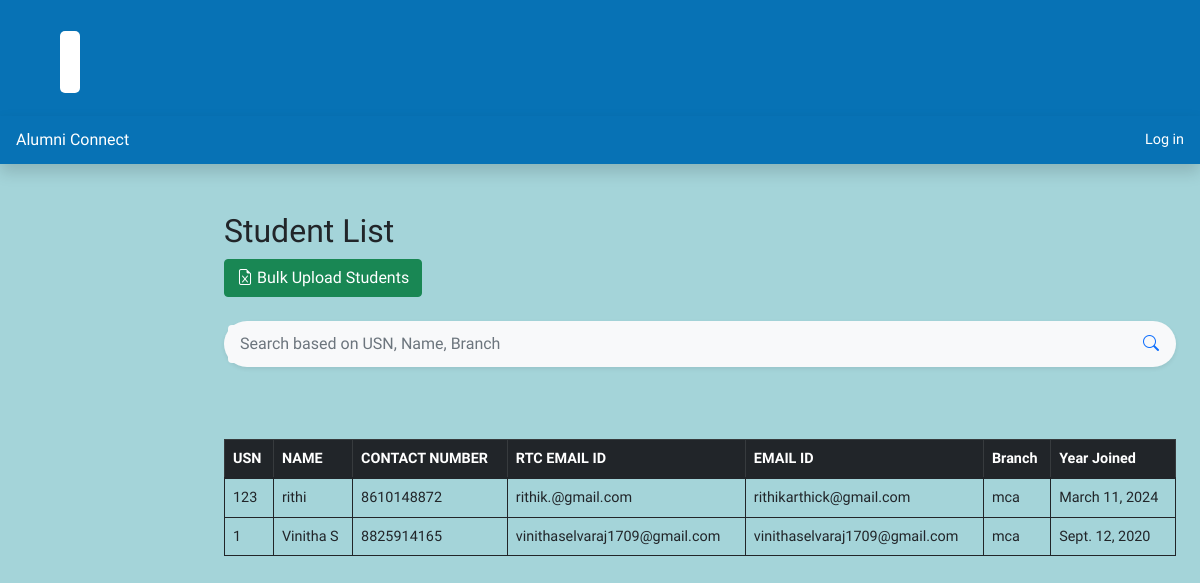
The page /students/ on the database its author committed.
### student/models.py (models this page shows)
class Student(models.Model):
    class Meta:
        db_table = 'students'
    usn = models.CharField(max_length=10)
    user = models.OneToOneField(User, on_delete = models.CASCADE)
    name = models.CharField(max_length=50,validators=[RegexValidator('[+-/%@$^&*()!:;]',inverse_match=True)])
    phone = models.CharField(max_length=10)
    email = models.CharField(max_length=100, unique = True)
    rv_email = models.CharField(max_length=100, unique = True)
    branch = models.CharField(max_length=50)
    year_joined = models.DateField()

### student/views.py (the view)
# urls.py: path('', views.StudentListView, name='list_student'),
def StudentListView(request):
    upload_summary = request.session.pop('upload_summary', None)
    if 'q' in request.GET:
        q=request.GET['q']
        multiple_q=Q(Q(usn__icontains=q)|Q(name__icontains=q)|Q(branch__icontains=q))
        data=Student.objects.filter(multiple_q).order_by('-usn')
    else:
        data=Student.objects.all().order_by('-usn')
    context = {
        'students': data,
        'upload_summary': upload_summary
    }
    return render(request,"student/list.html",context)

### student/templates/student/list.html (shortened to what this page needs)
{% extends "base.html" %}
{% block content %}
<main class="col-md-9 ms-sm-auto col-lg-10 px-md-4">
  <h1 class="mt-5 h2">Student List</h1>
  <div class="mb-4">
    <button type="button" class="btn btn-success" data-bs-toggle="modal" data-bs-target="#bulkUploadModalList">
      <i class="bi bi-file-earmark-excel"></i> Bulk Upload Students
    </button>
  </div>
  <form action="">
    <div class="p-1 bg-light rounded rounded-pill shadow-sm mb-4">
      <div class="input-group">
        <input type="search" name="q" placeholder="Search based on USN, Name, Branch" aria-describedby="button-addon1" class="form-control border-0 bg-light">
        <div class="input-group-append">
          <button id="button-addon1" type="submit" class="btn btn-link text-primary"><i class="bi bi-search"></i></button>
        </div>
      </div>
    </div>
  </form>
  <div class="mt-5">
    <div class="table-responsive">
      <table class="mt-4 table table-bordered border-dark">
        <thead class="table-dark">
          <tr>
            <th scope="col">USN</th>
            <th scope="col">NAME</th>
            <th scope="col">CONTACT NUMBER</th>
            <th scope="col">RTC EMAIL ID</th>
            <th scope="col">EMAIL ID</th>
            <th scope="col">Branch</th>
            <th scope="col">Year Joined</th>
          </tr>
        </thead>
        <tbody>
          {% for item in students %}
          <tr>
            <td>{{item.usn}}</td>
            <td>{{item.name}}</td>
            <td>{{item.phone}}</td>
            <td>{{item.rv_email}}</td>
            <td>{{item.email}}</td>
            <td>{{item.branch}}</td>
            <td>{{item.year_joined}}</td>
          </tr>
          {% empty %}
          <tr>
            <td colspan="{% if perms.auth.is_admin %}9{% else %}7{% endif %}" class="text-center">No students found</td>
          </tr>
          {% endfor %}
        </tbody>
      </table>
    </div>
  </div>
</main>
{% endblock %}

### templates/base.html (shortened to what this page needs)
<!DOCTYPE html>
<html lang="en">
<head>
    {% include 'styles.html' %}
    <link rel="stylesheet" href="https://cdn.jsdelivr.net/npm/bootstrap-icons@1.7.2/font/bootstrap-icons.css">
</head>
<body style="background-image: url('https://encrypted-tbn0.gstatic.com/images?q=tbn:ANd9GcT_29Bc4_Br_L-YMg3EzgebvZsuxY8Dad6ALQ&usqp=CAU'); background-repeat: no-repeat;
background-attachment: fixed;
background-size: cover;">
    {% include 'rvheader.html' %}
    <header class="navbar navbar-dark sticky-top flex-md-nowrap p-0 shadow" style="background-color: #0772b5;">
        <a class="navbar-brand col-md-3 col-lg-2 me-0 px-3" href="{% url 'home' %}">Alumni Connect</a>
        <div class="navbar-nav">
            {% if user.is_authenticated %}
            <div class="nav-item text-nowrap">
                <a class="nav-link px-3" href="{% url 'logout'%}?next=/">Log out</a>
            </div>
            {% else %}
            <div class="nav-item text-nowrap">
                <a class="nav-link px-3" href="{% url 'login' %}?next=/">Log in</a>
            </div>
            {% endif %}
        </div>
    </header>
    <div class="container-fluid">
        <div class="row">
            {% block content %}
            {% endblock %}
        </div>
    </div>
</body>
</html>

### templates/styles.html (shortened to what this page needs)
{% load static %}
<link href="https://cdn.jsdelivr.net/npm/bootstrap@5.1.3/dist/css/bootstrap.min.css" rel="stylesheet"
>
<link rel="stylesheet" href="{% static 'css/style.css' %}?version=3">

### templates/rvheader.html (shortened to what this page needs)
<div style="
  background-color: #0772b5 ;
    padding-top: 1rem;
    padding-bottom: 1rem;
    padding-left: 0px;
    padding-right: 0px;
  ">
  <div style="
      display: flex;
      justify-content: space-between;
      padding-left: 5vw;
      padding-right: 5vw;
      align-items: center;
      font-family: sans-serif;
    ">
    <div style="text-align: center">
      <h1 class="rtecenter" style="text-decoration: none; margin-block-end: 0">
        <span style="font-size: 2.2rem;font-weight: 90;font-family: 'Lora', serif;">
          <div style="background: #fff; padding: 10px; display: inline-block; border-radius: 5px;">
          </div>
        </span>
      </h1>
    </div>
    <div style="display: flex; justify-content: space-between">
    </div>
  </div>
</div>

### static/css/style.css (style rules this page uses)
body { font-size: 0.9rem; font-family: 'Nunito', sans-serif; background-color:#41a6b079; }
.nav-link { color: #ffffff !important; }
a { color: cornflowerblue; text-decoration: none; }
.navbar-brand { padding-top: 0.75rem; padding-bottom: 0.75rem; font-size: 1rem; }
td { overflow: hidden; text-overflow: ellipsis; word-wrap: break-word; }

### rows shown on the page
Student: usn "123", name "rithi", phone "8610148872", rv_email "rithik.@gmail.com", email "rithikarthick@gmail.com", branch "mca", year_joined "March 11, 2024"
Student: usn "1", name "Vinitha S", phone "8825914165", rv_email "vinithaselvaraj1709@gmail.com", email "vinithaselvaraj1709@gmail.com", branch "mca", year_joined "Sept. 12, 2020"
